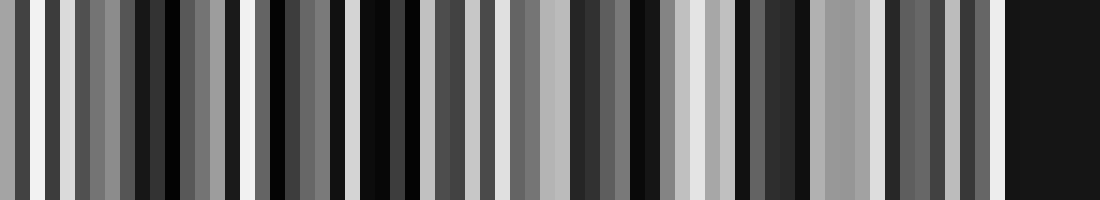
Frame 1 (no input)
Frame 60 (the mouse pressed at the canvas centre just before this capture): identical to frame 1, image omitted
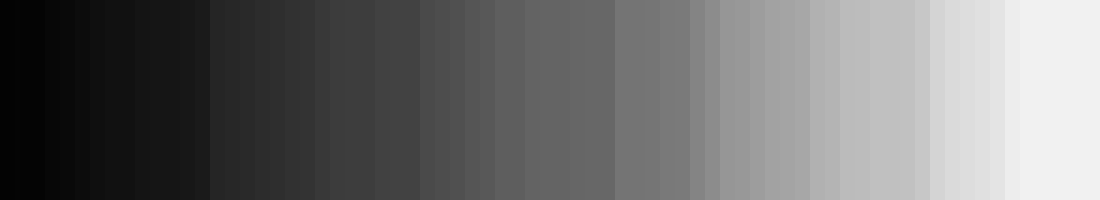
Frame 120 (the mouse held since frame 60 and released just before this capture)

The Processing sketch that drew these frames (run headless with seeded random() and noise(); from frame 60 on, the mouse is pressed at the canvas centre):

// Processing sketch: BubbleSortVisualization
// ── BubbleSortVisualization.pde
int grays[] = new int[70];
int count = 1;
boolean sorting = false;

void setup(){
  size(1100, 200);
  noStroke();
  for(int i = 0; i < grays.length; i++){
    grays[i] = int(random(0, 255));
  }
  for(int i = 0; i < grays.length - 1; i++){
    fill(grays[i]);
    rect((width / grays.length) * i, 0, (width / grays.length) * (i + 1), height);
  }
}

void draw(){
  if(sorting){
    if(count > 0){
      count = 0;
      for(int i = 0; i < grays.length - 1; i++){
        if(grays[i] > grays[i + 1]){
          int aux = grays[i];
          grays[i] = grays[i + 1];
          grays[i + 1] = aux;
          count++;
          for(int j = 0; j < grays.length - 1; j++){
            fill(grays[j]);
            rect((width / grays.length) * j, 0, (width / grays.length) * (j + 1), height);
          }
        }
      }
    }
  }
}

void mousePressed(){
  sorting = true;
}
